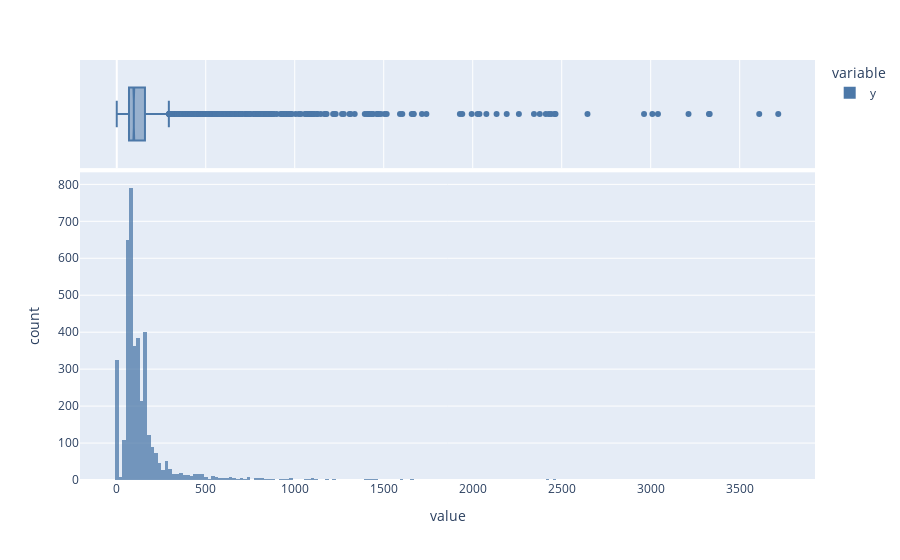

Notebook code for this chart:
### Code cell
# Fazendo a análise para a coluna "target"
fig = px.histogram(
    df_knn[target],
    marginal="box",
    barmode='overlay',
    opacity=0.75,
    color_discrete_sequence=px.colors.qualitative.T10
)
fig.show()

### Figure 1 — Plotly figure (JSON) as saved in the notebook; plotly's stock layout.template omitted (floating-point values rounded to 4 significant figures; data arrays with more than 128 entries replaced by an {"elided": "..."} marker saying what was removed)
{"data": [{"alignmentgroup": "True", "bingroup": "x", "hovertemplate": "variable=y<br>value=%{x}<br>count=%{y}<extra></extra>", "legendgroup": "y", "marker": {"color": "#4C78A8", "opacity": 0.75, "pattern": {"shape": ""}}, "name": "y", "offsetgroup": "y", "orientation": "v", "showlegend": true, "type": "histogram", "x": {"elided": "4017 float values"}, "xaxis": "x", "yaxis": "y"}, {"alignmentgroup": "True", "hovertemplate": "variable=y<br>value=%{x}<extra></extra>", "legendgroup": "y", "marker": {"color": "#4C78A8"}, "name": "y", "notched": true, "offsetgroup": "y", "showlegend": false, "type": "box", "x": {"elided": "4017 float values"}, "xaxis": "x2", "yaxis": "y2"}], "layout": {"barmode": "overlay", "legend": {"title": {"text": "variable"}, "tracegroupgap": 0}, "margin": {"t": 60}, "xaxis": {"anchor": "y", "domain": [0, 1], "title": {"text": "value"}}, "xaxis2": {"anchor": "y2", "domain": [0, 1], "matches": "x", "showgrid": true, "showticklabels": false}, "yaxis": {"anchor": "x", "domain": [0, 0.7326], "title": {"text": "count"}}, "yaxis2": {"anchor": "x2", "domain": [0.7426, 1], "matches": "y2", "showgrid": false, "showline": false, "showticklabels": false, "ticks": ""}}}
